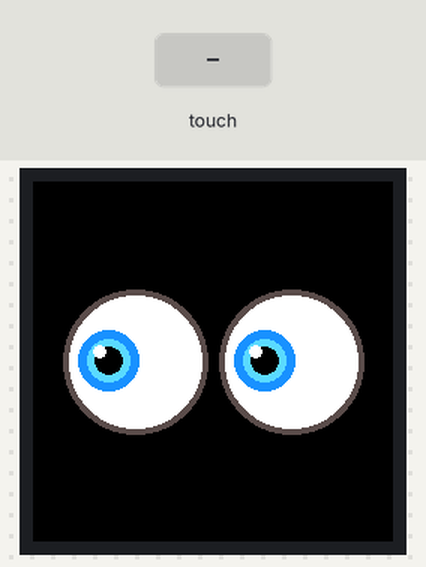
Simulated run of this program. Board: ESP32-C3. Parts: 240×240 colour display. The test bench sets the inputs (shaded band). Random numbers use the default seed unless the program sets one; what the program prints to the serial monitor is not drawn.

Above: at 2.9 s.
3.0 s: screen touched at 38 % across, 10 % down
At 4.1 s:
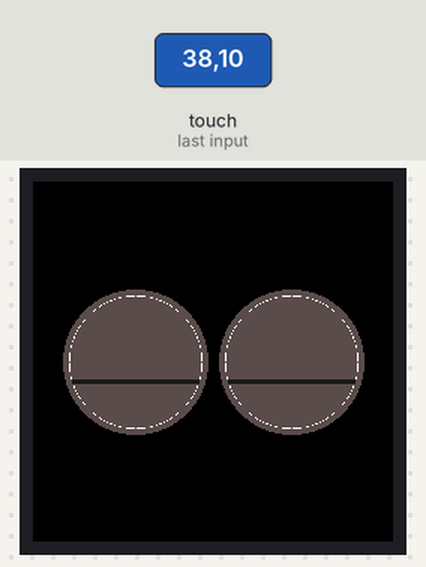
5.2 s: screen touched at 13 % across, 10 % down
At 6.7 s:
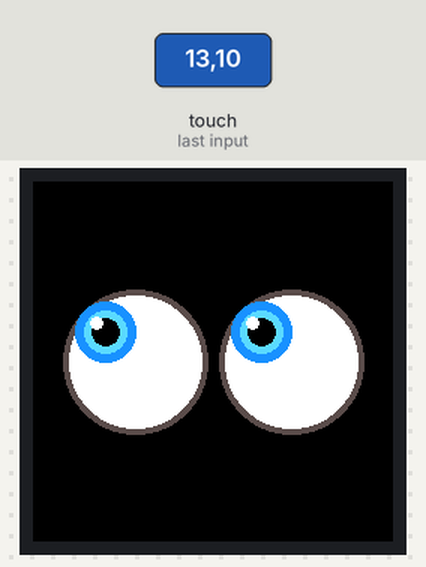
Timing chart, 0 to 8.2 s (numbered marks = the images above; inputs shaded):
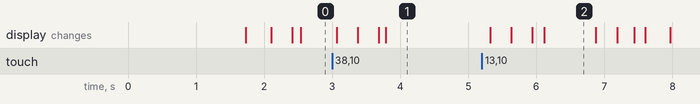

Measured:
- after the input at 5.2 s, the display: first changes after 0.12 s (image 2 shows a later state)
- what the display in image 2 shows lasts 0.8 s, from 6.1 s to 6.9 s

The program:

main.cpp
```cpp
// Einstiegspunkt: initialisiert das Display, zeigt den Startbildschirm
// und startet die in include/app_config.h ausgewählte App.

#include <Arduino.h>
#include "app.h"

LGFX lcd;

static void showSplash() {
  lcd.fillScreen(TFT_BLACK);
  for (int r = 119; r > 0; r -= 6) {
    lcd.drawCircle(CX, CY, r, lcd.color565(0, 255 - r * 2, r * 2));
  }
  lcd.setTextDatum(middle_center);
  lcd.setTextColor(TFT_WHITE);
  lcd.setFont(&fonts::FreeSansBold18pt7b);
  lcd.drawString("Hallo!", CX, CY - 12);
  lcd.setFont(&fonts::FreeSans9pt7b);
  lcd.drawString("Sporty", CX, CY + 22);
  lcd.drawString(APP_NAME, CX, CY + 44);
  delay(1500);
}

void setup() {
  Serial.begin(115200);

  lcd.init();
  lcd.setBrightness(200);

  showSplash();
  lcd.fillScreen(TFT_BLACK);
  Serial.printf("Starte App: %s\n", APP_NAME);
  appSetup();
}

void loop() {
  appLoop();
}
```

app.h
```cpp
#pragma once
// Gemeinsame Schnittstelle aller Beispiel-Apps.
// Jede App liegt in src/apps/ und implementiert appSetup() und appLoop().
// Nur die per APP ausgewählte App wird mitkompiliert.

#include <Arduino.h>
#include "board.h"
#include "app_config.h"

#if APP == APP_PAINT
#define APP_NAME "Malspiel"
#elif APP == APP_EYES
#define APP_NAME "Augen"
#elif APP == APP_CLOCK_DIGITAL
#define APP_NAME "Digitaluhr"
#elif APP == APP_CLOCK_ANALOG
#define APP_NAME "Analoguhr"
#else
#error "Unbekannte APP – siehe include/app_config.h"
#endif

// Display-Mittelpunkt
static const int CX = SCREEN_W / 2;
static const int CY = SCREEN_H / 2;

extern LGFX lcd;  // definiert in main.cpp

void appSetup();
void appLoop();
```

board.h
```cpp
#pragma once
// Hardware-Konfiguration für das ESP32-2424S012C
//   Display: GC9A01, 240x240, SPI
//   Touch:   CST816D, I2C (Adresse 0x15)

#define LGFX_USE_V1
#include <LovyanGFX.hpp>

// --- Pinbelegung ---
#define PIN_LCD_SCLK 6
#define PIN_LCD_MOSI 7
#define PIN_LCD_DC   2
#define PIN_LCD_CS   10
#define PIN_LCD_BL   3

#define PIN_TP_SDA 4
#define PIN_TP_SCL 5
#define PIN_TP_INT 0
#define PIN_TP_RST 1

#define PIN_BOOT_BTN 9  // BOOT-Taste, low-aktiv

#define SCREEN_W 240
#define SCREEN_H 240

class LGFX : public lgfx::LGFX_Device {
  lgfx::Panel_GC9A01 _panel;
  lgfx::Bus_SPI _bus;
  lgfx::Light_PWM _light;
  lgfx::Touch_CST816S _touch;  // funktioniert auch mit dem CST816D

 public:
  LGFX() {
    {
      auto cfg = _bus.config();
      cfg.spi_host = SPI2_HOST;
      cfg.spi_mode = 0;
      cfg.freq_write = 80000000;  // bei Bildfehlern auf 40000000 reduzieren
      cfg.freq_read = 20000000;
      cfg.spi_3wire = true;
      cfg.use_lock = true;
      cfg.dma_channel = SPI_DMA_CH_AUTO;
      cfg.pin_sclk = PIN_LCD_SCLK;
      cfg.pin_mosi = PIN_LCD_MOSI;
      cfg.pin_miso = -1;
      cfg.pin_dc = PIN_LCD_DC;
      _bus.config(cfg);
      _panel.setBus(&_bus);
    }
    {
      auto cfg = _panel.config();
      cfg.pin_cs = PIN_LCD_CS;
      cfg.pin_rst = -1;  // Reset ist fest verdrahtet
      cfg.pin_busy = -1;
      cfg.panel_width = SCREEN_W;
      cfg.panel_height = SCREEN_H;
      cfg.offset_x = 0;
      cfg.offset_y = 0;
      cfg.offset_rotation = 0;
      cfg.readable = false;
      cfg.invert = true;
      cfg.rgb_order = false;
      cfg.dlen_16bit = false;
      cfg.bus_shared = false;
      _panel.config(cfg);
    }
    {
      auto cfg = _light.config();
      cfg.pin_bl = PIN_LCD_BL;
      cfg.invert = false;
      cfg.freq = 44100;
      cfg.pwm_channel = 1;
      _light.config(cfg);
      _panel.setLight(&_light);
    }
    {
      auto cfg = _touch.config();
      cfg.x_min = 0;
      cfg.x_max = SCREEN_W - 1;
      cfg.y_min = 0;
      cfg.y_max = SCREEN_H - 1;
      cfg.pin_int = PIN_TP_INT;
      cfg.pin_rst = PIN_TP_RST;
      cfg.bus_shared = false;
      cfg.offset_rotation = 0;
      cfg.i2c_port = 0;
      cfg.i2c_addr = 0x15;
      cfg.pin_sda = PIN_TP_SDA;
      cfg.pin_scl = PIN_TP_SCL;
      cfg.freq = 400000;
      _touch.config(cfg);
      _panel.setTouch(&_touch);
    }
    setPanel(&_panel);
  }
};
```

app_clock_analog.cpp
```cpp
// App: Analoge Uhr
//   - Zifferblatt mit Strichen und Zahlen, Stunden-, Minuten- und Sekundenzeiger
//   - Der Sekundenzeiger läuft flüssig durch
//   - Uhrzeit startet mit der Kompilierzeit (siehe clock_util.h)
//
// Lernpunkt: Das ganze Bild wird in einen Sprite gezeichnet und dann
// komplett übertragen. 8 Bit Farbtiefe halbiert den Speicherbedarf
// (240*240 = 57,6 kB statt 115 kB bei 16 Bit).

#include "app.h"
#if APP == APP_CLOCK_ANALOG

#include <math.h>
#include "clock_util.h"

static const uint16_t COL_FACE = 0x0866;    // dunkles Blau
static const uint16_t COL_TICK = TFT_LIGHTGREY;
static const uint16_t COL_HANDS = TFT_WHITE;
static const uint16_t COL_SECOND = TFT_RED;

static LGFX_Sprite canvas(&lcd);

// Punkt auf einem Kreis; Winkel in Grad, 0° = 12 Uhr, im Uhrzeigersinn
static void polar(float deg, float r, int &x, int &y) {
  float rad = (deg - 90.0f) * DEG_TO_RAD;
  x = CX + (int)(cosf(rad) * r);
  y = CY + (int)(sinf(rad) * r);
}

static void drawHand(float deg, int length, int tail, int width, uint16_t color) {
  int x1, y1, x2, y2;
  polar(deg + 180.0f, tail, x1, y1);
  polar(deg, length, x2, y2);
  canvas.drawWideLine(x1, y1, x2, y2, width, color);
}

static void drawFace() {
  canvas.fillScreen(TFT_BLACK);
  canvas.fillCircle(CX, CY, 119, COL_FACE);

  for (int i = 0; i < 60; i++) {
    int x1, y1, x2, y2;
    bool hour = (i % 5 == 0);
    polar(i * 6.0f, hour ? 100 : 108, x1, y1);
    polar(i * 6.0f, 114, x2, y2);
    canvas.drawWideLine(x1, y1, x2, y2, hour ? 2 : 1, COL_TICK);
  }

  canvas.setFont(&fonts::FreeSansBold12pt7b);
  canvas.setTextDatum(middle_center);
  canvas.setTextColor(COL_TICK);
  const char *nums[] = {"12", "3", "6", "9"};
  for (int i = 0; i < 4; i++) {
    int x, y;
    polar(i * 90.0f, 84, x, y);
    canvas.drawString(nums[i], x, y);
  }
}

void appSetup() {
  canvas.setColorDepth(8);
  if (!canvas.createSprite(SCREEN_W, SCREEN_H)) {
    Serial.println("Fehler: Sprite konnte nicht angelegt werden");
  }
}

void appLoop() {
  float t = clockMillis() / 1000.0f;  // Sekunden seit Mitternacht (mit Nachkommastellen)
  float s = fmodf(t, 60.0f);
  float m = fmodf(t / 60.0f, 60.0f);
  float h = fmodf(t / 3600.0f, 12.0f);

  drawFace();
  drawHand(h * 30.0f, 55, 12, 6, COL_HANDS);    // Stundenzeiger
  drawHand(m * 6.0f, 85, 15, 4, COL_HANDS);     // Minutenzeiger
  drawHand(s * 6.0f, 100, 20, 2, COL_SECOND);   // Sekundenzeiger
  canvas.fillCircle(CX, CY, 6, COL_SECOND);
  canvas.fillCircle(CX, CY, 2, TFT_BLACK);

  canvas.pushSprite(0, 0);
  delay(30);
}

#endif
```

app_clock_digital.cpp
```cpp
// App: Digitale Uhr
//   - Stunden und Minuten groß in 7-Segment-Schrift, blinkender Doppelpunkt
//   - Sekunden als Ring am Rand (60 Segmente)
//   - Uhrzeit startet mit der Kompilierzeit (siehe clock_util.h)
//
// Lernpunkt: Es wird nur neu gezeichnet, was sich geändert hat.

#include "app.h"
#if APP == APP_CLOCK_DIGITAL

#include "clock_util.h"

static const int RING_OUTER = 118;
static const int RING_INNER = 106;
static const uint16_t COL_DIGITS = TFT_CYAN;
static const uint16_t COL_RING_ON = TFT_CYAN;
static const uint16_t COL_RING_OFF = 0x2104;  // sehr dunkles Grau

static int lastSec = -1;
static int lastMin = -1;

// Sekundensegment i (0 = oben, im Uhrzeigersinn)
static void drawSecondSegment(int i, uint16_t color) {
  // fillArc: 0° = rechts, daher -90° damit Sekunde 0 oben liegt
  float a0 = i * 6.0f - 90.0f + 0.8f;
  float a1 = a0 + 6.0f - 1.6f;
  lcd.fillArc(CX, CY, RING_OUTER, RING_INNER, a0, a1, color);
}

static void drawColon(bool on) {
  uint16_t c = on ? COL_DIGITS : TFT_BLACK;
  lcd.fillCircle(CX, CY - 15, 5, c);
  lcd.fillCircle(CX, CY + 15, 5, c);
}

static void drawHoursMinutes(int h, int m) {
  char buf[3];
  lcd.fillRect(16, CY - 40, SCREEN_W - 32, 80, TFT_BLACK);
  lcd.setFont(&fonts::Font7);  // 7-Segment-Schrift, nur Ziffern
  lcd.setTextSize(1.3f);
  lcd.setTextColor(COL_DIGITS);

  snprintf(buf, sizeof(buf), "%02d", h);
  lcd.setTextDatum(middle_right);
  lcd.drawString(buf, CX - 14, CY);

  snprintf(buf, sizeof(buf), "%02d", m);
  lcd.setTextDatum(middle_left);
  lcd.drawString(buf, CX + 14, CY);
  lcd.setTextSize(1);
}

static void drawSeconds(int s) {
  char buf[3];
  snprintf(buf, sizeof(buf), "%02d", s);
  lcd.fillRect(CX - 25, CY + 48, 50, 26, TFT_BLACK);
  lcd.setFont(&fonts::FreeSansBold12pt7b);
  lcd.setTextDatum(middle_center);
  lcd.setTextColor(TFT_DARKGREY);
  lcd.drawString(buf, CX, CY + 60);
}

void appSetup() {
  lcd.setFont(&fonts::FreeSans9pt7b);
  lcd.setTextDatum(middle_center);
  lcd.setTextColor(TFT_DARKGREY);
  lcd.drawString("Uhrzeit", CX, CY - 62);
}

void appLoop() {
  uint32_t t = clockMillis() / 1000;
  int s = t % 60;
  int m = (t / 60) % 60;
  int h = t / 3600;

  if (s != lastSec) {
    // Sekundenring: bei 0 (oder beim Start) komplett neu, sonst nur ein Segment
    if (s == 0 || lastSec < 0) {
      for (int i = 0; i < 60; i++) {
        drawSecondSegment(i, i <= s ? COL_RING_ON : COL_RING_OFF);
      }
    } else {
      drawSecondSegment(s, COL_RING_ON);
    }
    if (m != lastMin) {
      drawHoursMinutes(h, m);
      lastMin = m;
    }
    drawColon(s % 2 == 0);
    drawSeconds(s);
    lastSec = s;
  }

  delay(20);
}

#endif
```

app_eyes.cpp
```cpp
// App: Animierte Augen
//   - Antippen: Augen schließen sich bzw. öffnen sich wieder
//   - Solange der Finger auf dem Display liegt, schauen die Augen dorthin
//   - Sonst blinzeln sie ab und zu und schauen zufällig umher
//
// Lernpunkt: Ein Auge wird zuerst in einen Sprite (Speicherpuffer) gezeichnet
// und dann in einem Rutsch auf das Display kopiert -> kein Flackern.

#include "app.h"
#if APP == APP_EYES

#include <math.h>

static const int EYE_R = 44;               // Radius des Augapfels
static const int IRIS_R = 20;
static const int PUPIL_R = 9;
static const int EYE_DX = 52;              // Abstand Augenmitte <-> Bildmitte
static const int SPR = EYE_R * 2 + 10;     // Kantenlänge des Sprites

static const uint16_t COL_LID = 0x5A69;    // Augenlid (graulila)
static const uint16_t COL_LASH = 0x18C3;   // Lidkante (fast schwarz)
static const uint16_t COL_IRIS = 0x1C9F;   // Iris außen (blau)
static const uint16_t COL_IRIS_IN = 0x5EDF;// Iris innen (hellblau)

static LGFX_Sprite eye(&lcd);

static float openness = 1.0f;  // 0 = zu, 1 = offen
static float target = 1.0f;    // Ziel: auf oder zu (per Tippen)
static bool blinking = false;  // läuft gerade ein automatisches Blinzeln?
static float gazeX = 0, gazeY = 0;    // aktuelle Blickrichtung (-1..1)
static float gazeTX = 0, gazeTY = 0;  // Ziel-Blickrichtung
static bool wasTouched = false;
static uint32_t lastToggle = 0, nextGlance = 0, nextBlink = 0;

// Zeichnet ein Auge in den Sprite und kopiert ihn an die Position (px, py)
static void drawEye(int px, int py) {
  const int c = SPR / 2;
  eye.fillScreen(TFT_BLACK);
  eye.fillCircle(c, c, EYE_R + 4, COL_LID);
  eye.fillCircle(c, c, EYE_R, TFT_WHITE);

  // Iris und Pupille, verschoben je nach Blickrichtung
  float maxOff = EYE_R - IRIS_R - 3;
  int ix = c + (int)(gazeX * maxOff);
  int iy = c + (int)(gazeY * maxOff);
  eye.fillCircle(ix, iy, IRIS_R, COL_IRIS);
  eye.fillCircle(ix, iy, IRIS_R - 6, COL_IRIS_IN);
  eye.fillCircle(ix, iy, PUPIL_R, TFT_BLACK);
  eye.fillCircle(ix - 6, iy - 6, 4, TFT_WHITE);  // Glanzpunkt

  // Lider: Oberlid kommt weiter herunter als das Unterlid hoch,
  // sie treffen sich etwas unterhalb der Mitte.
  float closed = 1.0f - openness;
  int top = -EYE_R + (int)(closed * EYE_R * 1.3f);
  int bottom = EYE_R - (int)(closed * EYE_R * 0.7f);
  for (int dy = -EYE_R; dy <= EYE_R; dy++) {
    if (dy >= top && dy <= bottom) continue;  // dieser Bereich ist offen
    int half = (int)sqrtf(EYE_R * EYE_R - dy * dy);
    eye.drawFastHLine(c - half, c + dy, 2 * half + 1, COL_LID);
  }
  // Lidkante oben
  if (top > -EYE_R) {
    int half = (int)sqrtf(EYE_R * EYE_R - top * top);
    eye.fillRect(c - half, c + top - 1, 2 * half + 1, 3, COL_LASH);
  }

  eye.pushSprite(px, py);
}

void appSetup() {
  if (!eye.createSprite(SPR, SPR)) {
    Serial.println("Fehler: Sprite konnte nicht angelegt werden");
  }
  randomSeed(micros());
  nextBlink = millis() + 3000;
}

void appLoop() {
  uint32_t now = millis();

  // --- Eingabe ---
  int32_t tx, ty;
  bool touched = lcd.getTouch(&tx, &ty);
  if (touched && !wasTouched && now - lastToggle > 300) {
    // neue Berührung -> auf/zu umschalten
    target = (target > 0.5f) ? 0.0f : 1.0f;
    blinking = false;
    lastToggle = now;
  }
  if (touched) {
    // dorthin schauen, wo der Finger ist
    gazeTX = constrain((tx - CX) / 90.0f, -1.0f, 1.0f);
    gazeTY = constrain((ty - CY) / 90.0f, -1.0f, 1.0f);
    nextGlance = now + 1500;
  }
  wasTouched = touched;

  // --- Verhalten, wenn niemand tippt ---
  if (!touched && now > nextGlance) {
    gazeTX = random(-100, 101) / 100.0f;
    gazeTY = random(-60, 61) / 100.0f;
    nextGlance = now + random(800, 3000);
  }
  if (target > 0.5f && !blinking && now > nextBlink) {
    blinking = true;
  }

  // --- Animation: Werte schrittweise dem Ziel annähern ---
  float goal = blinking ? 0.0f : target;
  float speed = blinking ? 0.25f : 0.10f;
  if (openness < goal) openness = min(goal, openness + speed);
  else                 openness = max(goal, openness - speed);
  if (blinking && openness <= 0.0f) {
    blinking = false;  // ganz zu -> wieder öffnen
    nextBlink = now + random(2500, 6000);
  }
  gazeX += (gazeTX - gazeX) * 0.25f;
  gazeY += (gazeTY - gazeY) * 0.25f;

  // --- Zeichnen ---
  drawEye(CX - EYE_DX - SPR / 2, CY - SPR / 2);
  drawEye(CX + EYE_DX - SPR / 2, CY - SPR / 2);

  delay(20);  // ca. 30-40 Bilder pro Sekunde
}

#endif
```

app_paint.cpp
```cpp
// App: Touch-Paint für das runde Display
//   - Äußerer Ring: Farbauswahl (antippen)
//   - Innen: mit dem Finger malen
//   - BOOT-Taste: Zeichenfläche löschen

#include "app.h"
#if APP == APP_PAINT

#include <math.h>

static const int RING_OUTER = 119;
static const int RING_INNER = 100;
static const int BRUSH = 4;

static const uint16_t PALETTE[] = {  // RGB565 – uint32_t würde als RGB888 interpretiert
    TFT_RED, TFT_ORANGE, TFT_YELLOW, TFT_GREEN,
    TFT_CYAN, TFT_BLUE, TFT_MAGENTA, TFT_WHITE,
};
static const int NUM_COLORS = sizeof(PALETTE) / sizeof(PALETTE[0]);
static const float SEG_DEG = 360.0f / NUM_COLORS;

static int currentColor = 0;
static int lastX = -1, lastY = -1;
static bool canvasDirty = false;

static void drawRing() {
  for (int i = 0; i < NUM_COLORS; i++) {
    float a0 = i * SEG_DEG + 1;
    float a1 = (i + 1) * SEG_DEG - 1;
    int inner = (i == currentColor) ? RING_INNER - 6 : RING_INNER;  // Auswahl hervorheben
    lcd.fillArc(CX, CY, RING_OUTER, RING_INNER - 6, a0, a1, TFT_BLACK);
    lcd.fillArc(CX, CY, RING_OUTER, inner, a0, a1, PALETTE[i]);
  }
}

static void clearCanvas() {
  lcd.fillCircle(CX, CY, RING_INNER - 7, TFT_BLACK);
  lcd.setTextColor(TFT_DARKGREY);
  lcd.setTextDatum(middle_center);
  lcd.setFont(&fonts::FreeSansBold9pt7b);
  lcd.drawString("Male mich!", CX, CY);
  canvasDirty = false;
}

void appSetup() {
  pinMode(PIN_BOOT_BTN, INPUT_PULLUP);
  drawRing();
  clearCanvas();
}

void appLoop() {
  if (digitalRead(PIN_BOOT_BTN) == LOW) {
    clearCanvas();
    while (digitalRead(PIN_BOOT_BTN) == LOW) delay(10);
  }

  int32_t x, y;
  if (lcd.getTouch(&x, &y)) {
    float dx = x - CX, dy = y - CY;
    float dist = sqrtf(dx * dx + dy * dy);

    if (dist >= RING_INNER - 6) {
      // Winkel wie bei fillArc: 0° = rechts, im Uhrzeigersinn
      float deg = atan2f(dy, dx) * 180.0f / M_PI;
      if (deg < 0) deg += 360.0f;
      int sel = (int)(deg / SEG_DEG) % NUM_COLORS;
      if (sel != currentColor) {
        currentColor = sel;
        drawRing();
      }
      lastX = -1;
    } else if (dist < RING_INNER - 7 - BRUSH) {
      if (!canvasDirty) {
        lcd.fillCircle(CX, CY, RING_INNER - 7, TFT_BLACK);  // Hinweistext entfernen
        canvasDirty = true;
      }
      uint16_t c = PALETTE[currentColor];
      if (lastX >= 0) {
        lcd.drawWideLine(lastX, lastY, x, y, BRUSH, c);
      }
      lcd.fillCircle(x, y, BRUSH, c);
      lastX = x;
      lastY = y;
    }
  } else {
    lastX = -1;
  }

  delay(5);
}

#endif
```

app_config.h
```cpp
#pragma once
// ============================================================
//  Auswahl des Beispiels
//  Einfach die gewünschte App bei "#define APP" eintragen,
//  dann neu bauen und flashen.
// ============================================================

#define APP_PAINT         1  // Malspiel: Farbring + mit dem Finger malen
#define APP_EYES          2  // Animierte Augen: Tippen öffnet/schließt sie
#define APP_CLOCK_DIGITAL 3  // Digitale Uhr mit Sekundenring
#define APP_CLOCK_ANALOG  4  // Analoge Uhr mit Zeigern

#ifndef APP  // kann auch per build_flags (-D APP=...) gesetzt werden
#define APP APP_EYES
#endif
```
